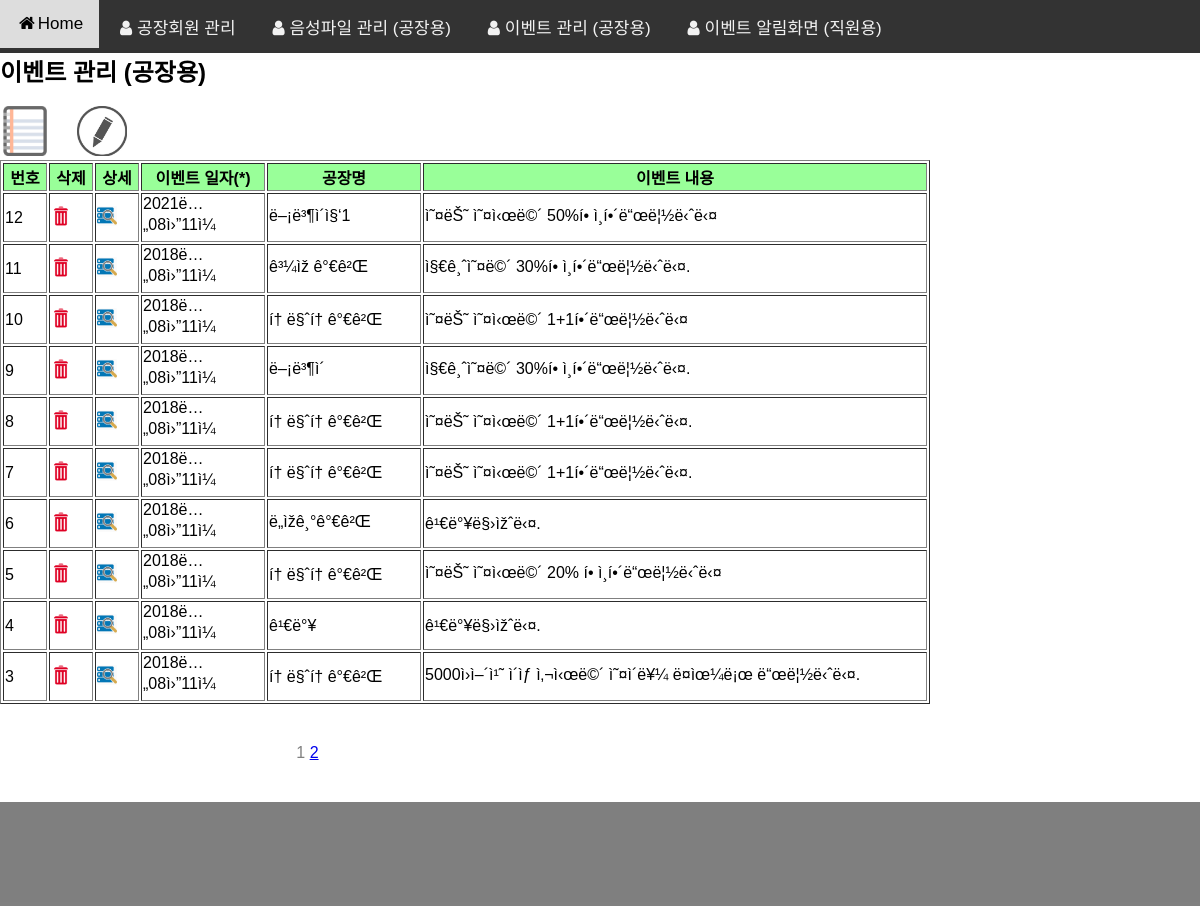
Page /webapp/event_file_list.php (signed in) on the earlier database version.
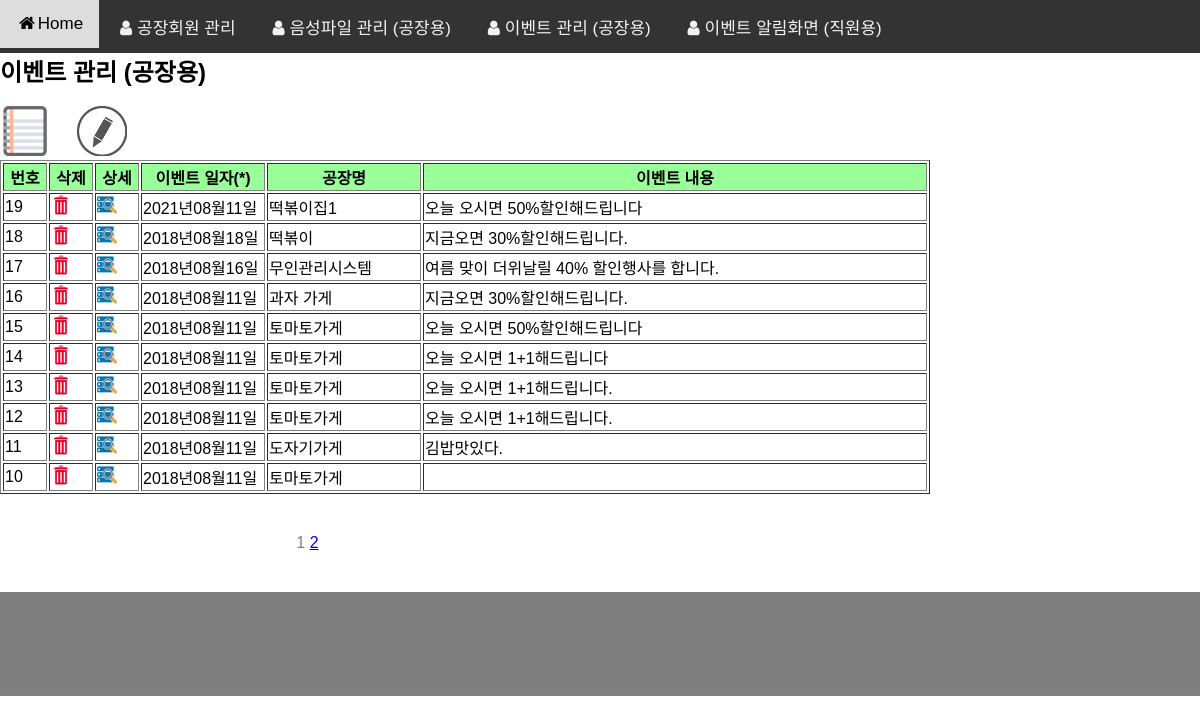
Same page on the later database version.
### tables this page shows
CREATE TABLE `event_table` (
  `file_id` varchar(255) NOT NULL,
  `event_date` varchar(255) DEFAULT NULL,
  `reg_time` timestamp NOT NULL DEFAULT CURRENT_TIMESTAMP ON UPDATE CURRENT_TIMESTAMP,
  `store_name` varchar(255) DEFAULT NULL,
  `password` varchar(30) DEFAULT NULL,
  `event_msg` varchar(255) DEFAULT NULL,
  `ip_address` varchar(64) DEFAULT NULL
);

### webapp/webapp_config.php (called while the page is built, shortened)
<?php
$table_name_event = 'event_table';
?>

### webapp/event_file_list.php (the view, shortened to what this page needs)
<?php
include('webapp_config.php');
$db_conn = mysqli_connect($db_host, $db_user, $db_pass, $db_name);
mysqli_query($db_conn, "SET NAMES utf8");
$page_size=10;
$page_list_size=10;
if (empty($no) || $no < 0) {
    $no = 0;
}
$query = "SELECT * FROM $table_name_event ORDER BY event_date DESC limit $no,$page_size";
$result_count=mysqli_query($db_conn, "select count(*) from  $table_name_event");
$result_row=mysqli_fetch_row($result_count);
$total_row = $result_row[0];
$total_page = floor(($total_row - 1) / $page_size);
$current_page = floor($no/$page_size);
?>
<?php
require ("./menu2.php");
?>
<span style="font-weight: bold; font-size: 1.5em;"> 이벤트 관리 (공장용)</span>
<br>
<br>
<a href="./event_file_list.php"><img src=./images/file-list.png border=0 width=50 height=50></img></a>
<a href="./event_upload.php"><img src=./images/event.png border=0 width=50 height=50></img></a>
<br>
<table border="1">
<tr bgcolor=99ff99>
	<th width=40>번호</th>
	<th width=40>삭제</th>
	<th width=40>상세</th>
	<th width=120>이벤트 일자(*)</th>
	<th width=150>공장명</th>
	<th width=500>이벤트 내용</th>
</tr>
<?php
$stmt = mysqli_prepare($db_conn, $query);
$exec = mysqli_stmt_execute($stmt);
$result = mysqli_stmt_get_result($stmt);
$number = 0;
while($row = mysqli_fetch_assoc($result)) {
?>
<?php
$number = $number + 1;
?>
<tr>
  <td width=20><?=$total_row - $number - $no +1 ?></td>
  <td><a href=event_file_remove_pre.php?file_id=<?= $row['file_id'] ?>&name_orig=<?= $row['event_date'] ?>&name_save=<?= $row['store_name'] ?>>
       <img src=./images/remove.png border=0 height=20 width=20 ></img>
  </td>
  <td><a href=event_file_view.php?file_id=<?= $row['file_id'] ?>><img src=./images/view.png border=0 hegith=20 width=20></img>
  </td>
  <td><?=$row['event_date'] ?></td>
  <td width=100 style="table-layout:fixed; word-break:break-all;"><?=$row['store_name'] ?></td>
  <td width=350 style="table-layout:fixed; word-break:break-all;"><?=$row['event_msg'] ?></td>
</tr>
<?php
}
?>
</table>
<br>
<br>
<table border=0>
<tr>
<td width=600 height=20 align=center rowspan=4>
<font  color=gray>
<?php
$start_page = (int)($current_page / $page_list_size) * $page_list_size;
$end_page = $start_page + $page_list_size - 1;
if ($total_page < $end_page) $end_page = $total_page;
for ($i=$start_page;$i <= $end_page;$i++) {
$page=$page_size*$i;
$page_num = $i+1;
    if ($no!=$page){
        echo "<a href=\"".$_SERVER['PHP_SELF']."?no=$page\">";
     }
    echo " $page_num ";
    if ($no!=$page){
        echo "</a>";
    }
}
?>
</font>
</td>
</tr>
</table>
<br><br>
<?php
include('./information_footer.php');
?>
</body>
</html>

### webapp/menu2.php (shortened to what this page needs)
<!DOCTYPE html>
<html lang="ko">
<head>
<link rel="stylesheet" href="font-awesome.min.css">
</head>
<body>
<div class="topnav" id="myTopnav">
  <a href="./home.php" class="active"><i class="fa fa-fw fa-home"></i>Home</a>
  <a href="./user_main.php"><i class="fa fa-fw fa-user"></i>공장회원 관리</a>
  <a href="./audio_file_list.php"><i class="fa fa-fw fa-user"></i>음성파일 관리 (공장용)</a>
  <a href="./event_file_list.php"><i class="fa fa-fw fa-user"></i>이벤트 관리 (공장용)</a>
  <a href="./event_announce.php"><i class="fa fa-fw fa-user"></i>이벤트 알림화면 (직원용)</a>
</div>

### webapp/information_footer.php (shortened to what this page needs)
<div class="footer">
<img src=./images/web-design_big02.png border=0 width=100% height=100></img>
</div>

### webapp/menu2.php (style rules this page uses)
body { margin: 0; font-family: Arial, Helvetica, sans-serif; }
.topnav { overflow: hidden; background-color: #333; }
.topnav a { float: left; display: block; color: #f2f2f2; text-align: center; padding: 14px 16px; text-decoration: none; font-size: 17px; }
.active { background-color: #4CAF50; color: white; }

### webapp/information_footer.php (style rules this page uses)
.footer { position: relative; left: 0; bottom: 0; height: 20%; width: 100%; background-color: gray; color: white; text-align: left; }

Differences in the rows shown:
no longer on this page (row edited): event_table: no "5", event_date "2018ë…„08ì›”11ì¼", store_name "í† ë§ˆí† ê°€ê²Œ", event_msg "ì˜¤ëŠ˜ ì˜¤ì‹œë©´ 20% í• ì¸í•´ë“œë¦½ë‹ˆë‹¤"
no longer on this page (row edited): event_table: no "4", event_date "2018ë…„08ì›”11ì¼", store_name "ê¹€ë°¥", event_msg "ê¹€ë°¥ë§›ìžˆë‹¤."
no longer on this page (row edited): event_table: no "3", event_date "2018ë…„08ì›”11ì¼", store_name "í† ë§ˆí† ê°€ê²Œ", event_msg "5000ì›ì–´ì¹˜ ì´ìƒ ì‚¬ì‹œë©´ ì˜¤ì´ë¥¼ ë¤ìœ¼ë¡œ ë“œë¦½ë‹ˆë‹¤."
changed event_table: no "12" → "19"; event_date "2021ë…„08ì›”11ì¼" → "2021년08월11일"; store_name "ë–¡ë³¶ì´ì§‘1" → "떡볶이집1"; event_msg "ì˜¤ëŠ˜ ì˜¤ì‹œë©´ 50%í• ì¸í•´ë“œë¦½ë‹ˆë‹¤" → "오늘 오시면 50%할인해드립니다"
changed event_table: no "9" → "18"; event_date "2018ë…„08ì›”11ì¼" → "2018년08월18일"; store_name "ë–¡ë³¶ì´" → "떡볶이"; event_msg "ì§€ê¸ˆì˜¤ë©´ 30%í• ì¸í•´ë“œë¦½ë‹ˆë‹¤." → "지금오면 30%할인해드립니다."; moves up the list
added event_table: no "17", event_date "2018년08월16일", store_name "무인관리시스템", event_msg "여름 맞이 더위날릴 40% 할인행사를 합니다."
changed event_table (number 4 of 10 on the later page): no "11" → "16"; event_date "2018ë…„08ì›”11ì¼" → "2018년08월11일"; store_name "ê³¼ìž ê°€ê²Œ" → "과자 가게"; event_msg "ì§€ê¸ˆì˜¤ë©´ 30%í• ì¸í•´ë“œë¦½ë‹ˆë‹¤." → "지금오면 30%할인해드립니다."
added event_table: no "15", event_date "2018년08월11일", store_name "토마토가게", event_msg "오늘 오시면 50%할인해드립니다"
changed event_table: no "10" → "14"; event_date "2018ë…„08ì›”11ì¼" → "2018년08월11일"; store_name "í† ë§ˆí† ê°€ê²Œ" → "토마토가게"; event_msg "ì˜¤ëŠ˜ ì˜¤ì‹œë©´ 1+1í•´ë“œë¦½ë‹ˆë‹¤" → "오늘 오시면 1+1해드립니다"
changed event_table (number 7 of 10 on the later page): no "8" → "13"; event_date "2018ë…„08ì›”11ì¼" → "2018년08월11일"; store_name "í† ë§ˆí† ê°€ê²Œ" → "토마토가게"; event_msg "ì˜¤ëŠ˜ ì˜¤ì‹œë©´ 1+1í•´ë“œë¦½ë‹ˆë‹¤." → "오늘 오시면 1+1해드립니다."
changed event_table (number 8 of 10 on the later page): no "7" → "12"; event_date "2018ë…„08ì›”11ì¼" → "2018년08월11일"; store_name "í† ë§ˆí† ê°€ê²Œ" → "토마토가게"; event_msg "ì˜¤ëŠ˜ ì˜¤ì‹œë©´ 1+1í•´ë“œë¦½ë‹ˆë‹¤." → "오늘 오시면 1+1해드립니다."
changed event_table: no "6" → "11"; event_date "2018ë…„08ì›”11ì¼" → "2018년08월11일"; store_name "ë„ìžê¸°ê°€ê²Œ" → "도자기가게"; event_msg "ê¹€ë°¥ë§›ìžˆë‹¤." → "김밥맛있다."
added event_table: no "10", event_date "2018년08월11일", store_name "토마토가게"
